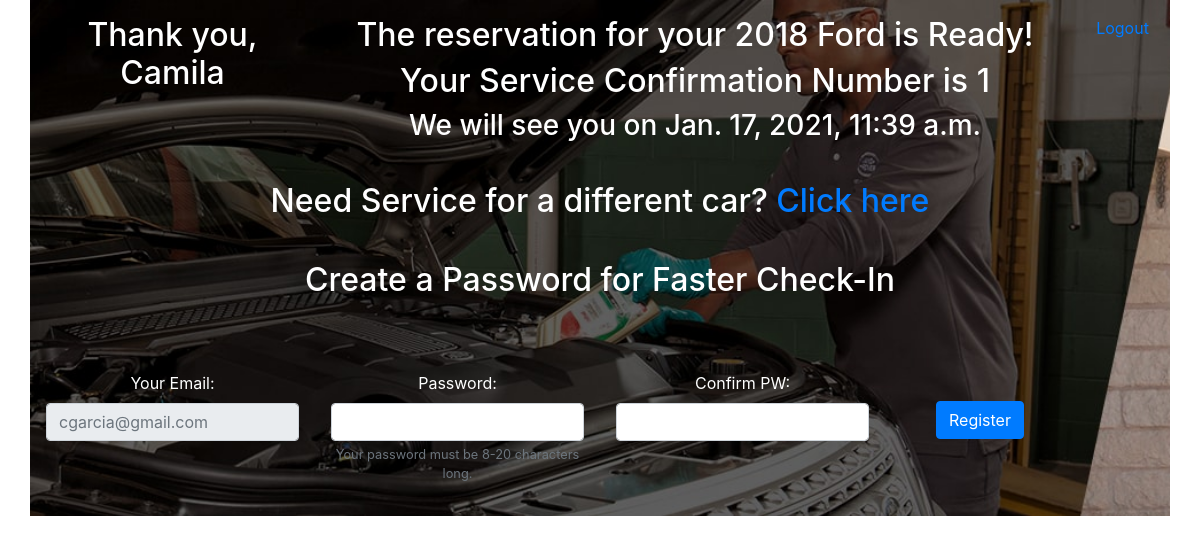
/confirmation/1 (signed in), run on the app's committed database.
### car_service_app/models.py (models this page shows)
class User(models.Model):
    first_name = models.CharField(max_length=255)
    last_name = models.CharField(max_length=255)
    email_address = models.CharField(max_length=255)
    phone = models.IntegerField()
    password = models.CharField(max_length=255)
    created_at = models.DateTimeField(auto_now_add=True)
    updated_at = models.DateTimeField(auto_now=True)
    objects = UserManager()

class Service_Detail(models.Model):
    car = models.ForeignKey(Car, related_name="services", on_delete = models.CASCADE)
    service_date = models.DateTimeField()
    created_at = models.DateTimeField(auto_now_add=True)
    updated_at = models.DateTimeField(auto_now=True)
    objects = ServiceManager()

class Car(models.Model):
    brand = models.ForeignKey(Brand, related_name="cars", on_delete = models.CASCADE)
    year = models.IntegerField()
    mileage = models.IntegerField()
    owner = models.ForeignKey(User, related_name="cars", on_delete = models.CASCADE)
    created_at = models.DateTimeField(auto_now_add=True)
    updated_at = models.DateTimeField(auto_now=True)

class Brand(models.Model):
    name = models.CharField(max_length=255)
    created_at = models.DateTimeField(auto_now_add=True)
    updated_at = models.DateTimeField(auto_now=True)

### car_service_app/views.py (the view)
# urls.py: path('confirmation/<int:service_id>', views.confirmation),
def confirmation(request, service_id):
    if 'userid' in request.session:
        user = User.objects.get(id=request.session['userid'])
        context = {
            "user": user,
            "service": Service_Detail.objects.get(id=service_id)
        }
        return render (request, 'confirmation.html', context)
    return redirect('/')

### car_service_app/templates/confirmation.html (shortened to what this page needs)
<!DOCTYPE html>
<html lang="en">
<head>
    {% load static %}
    <link rel="stylesheet" href="https://cdn.jsdelivr.net/npm/bootstrap@4.5.3/dist/css/bootstrap.min.css">
    <link rel="stylesheet" href="{% static 'css/style.css' %}">
</head>
<body>
    <div class="container">
        <div class="row">
            <div class="col-3">
                <h2>Thank you, {{user.first_name}}</h2>
            </div>
            <div class="col">
                <h2>The reservation for your {{service.car.year}} {{service.car.brand.name}} is Ready!</h2>
                <h2>Your Service Confirmation Number is {{service.id}}</h2>
                <h3>We will see you on {{service.service_date}}</h3>
            </div>
            <div class="col-1">
                <p><a href="/logout">Logout</a></p>
            </div>
        </div>
        <div class="row">
            <div class="col">
                <h2>Need Service for a different car? <a href="/details">Click here</a></h2>
            </div>
        </div>
        {% if user %}
        <div class="row">
            <div class="col">
                <h2>Create a Password for Faster Check-In</h2>
            </div>
        </div>
        <div class="row">
            <div class="col">
            </div>
        </div>
        <form action="/registration/{{service.id}}" method="post">
            <div class="row">
                <div class="col-md-3">
                    <fieldset disabled>
                        <div class="form-group">
                            <label for="email">Your Email:</label>
                            <input type="email" name="email" id="email" class="form-control" placeholder="{{user.email_address}}">
                        </div>
                    </fieldset>
                </div>
                <div class="col-md-3">
                    <div class="form-group">
                        <label for="password">Password:</label>
                        <input name="password" id="password" type="password" class="form-control" aria-describedby="passwordHelpBlock">
                        <small id="passwordHelpBlock" class="form-text text-muted">
                            Your password must be 8-20 characters long.
                        </small>
                    </div>
                </div>
                <div class="col-md-3">
                    <div class="form-group">
                        <label for="conf_password">Confirm PW:</label>
                        <input name="conf_password" id="conf_password" type="password" class="form-control">
                    </div>
                </div>
                <div class="form-group col-md-2">
                    <button class="btn btn-primary btn-register">Register</button>
                </div>
            </div>
        </form>
        {% endif %}
    </div>
</body>
</html>

### car_service_app/static/css/style.css (style rules this page uses)
.container { background-image: url('background.jpg'); background-size: cover; background-repeat: no-repeat; }
[class*="col"] { padding: 1rem; color: #fff; text-align: center; }
.btn-register { margin-top: 30px; }

### data on the page
User: first_name "Camila", email "cgarcia@gmail.com"
Service_Detail: car.year "2018", car.brand.name "Ford", id "1", service_date "Jan. 17, 2021, 11:39 a.m."
